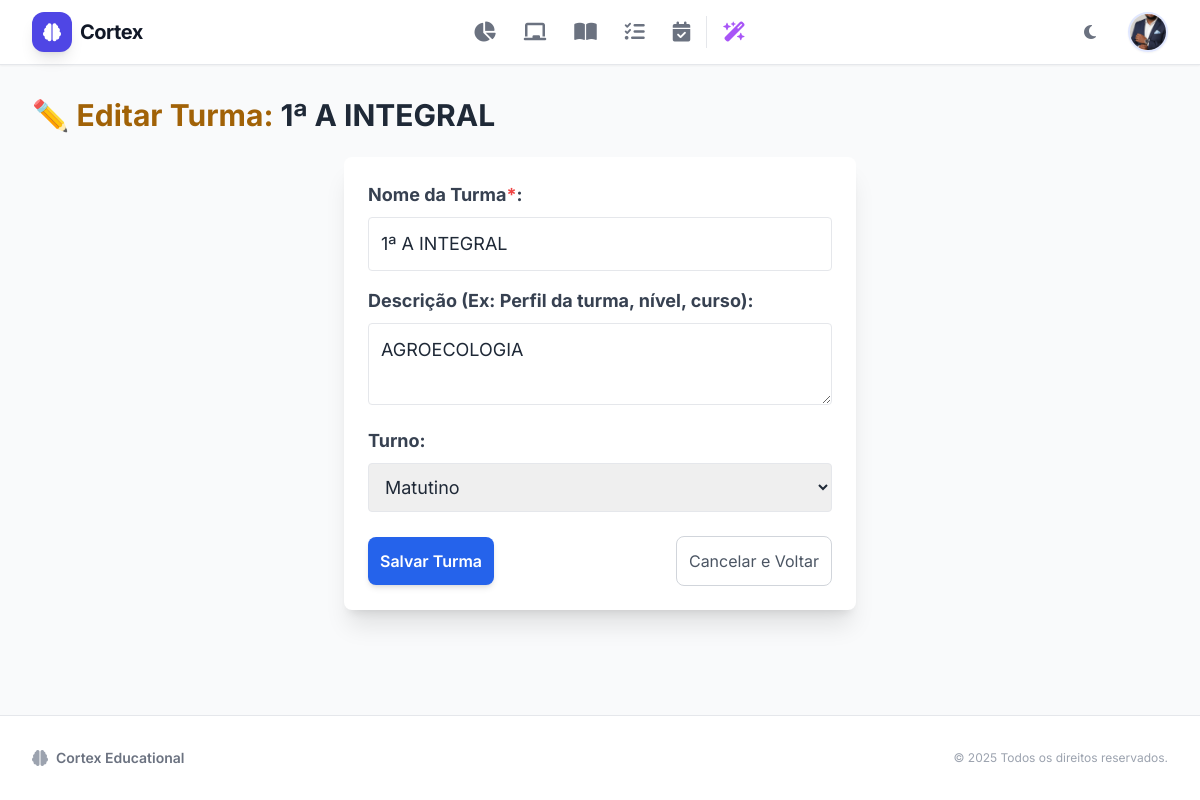
The page /turma/editar/1 (signed in) on the database its author committed.
### models.py (models this page shows, shortened)
class User(db.Model, UserMixin):
    __tablename__ = 'users'
    id = db.Column(db.Integer, primary_key=True)
    username = db.Column(db.String(80), unique=True, nullable=False)
    password_hash = db.Column(db.String(128), nullable=False)
    is_professor = db.Column(db.Boolean, default=True) # Se False, é aluno ou admin
    is_admin = db.Column(db.Boolean, default=False)    # Se True, vê dados de todos
    escola_id = db.Column(db.Integer, db.ForeignKey('escolas.id'), nullable=True)
    email_contato = db.Column(db.String(120), nullable=True)
    telefone = db.Column(db.String(20), nullable=True)
    foto_perfil_path = db.Column(db.String(255), nullable=True)
    genero = db.Column(db.String(20), default='Masculino')
    lembretes = db.relationship('Lembrete', backref='autor', lazy=True, cascade='all, delete-orphan')
    turmas = db.relationship('Turma', backref='autor', lazy=True, cascade='all, delete-orphan')
    horarios = db.relationship('Horario', backref='autor', lazy=True, cascade='all, delete-orphan')
    entradas_diario = db.relationship('DiarioBordo', backref='autor_diario', lazy=True, cascade='all, delete-orphan', foreign_keys='DiarioBordo.id_user')
    notificacoes = db.relationship('Notificacao', backref='destinatario', lazy=True, cascade='all, delete-orphan')

class Turma(db.Model):
    __tablename__ = 'turmas'
    id = db.Column(db.Integer, primary_key=True)
    nome = db.Column(db.String(100), nullable=False)
    descricao = db.Column(db.Text)
    turno = db.Column(db.String(50)) # Ex: Matutino, Vespertino, Noturno
    id_user = db.Column(db.Integer, db.ForeignKey('users.id'), nullable=False)
    alunos = db.relationship('Aluno', backref='turma', lazy=True)
    atividades = db.relationship('Atividade', backref='turma', lazy=True, cascade='all, delete-orphan')
    planos_de_aula = db.relationship('PlanoDeAula', backref='turma', lazy=True, cascade='all, delete-orphan')

### blueprints/core.py (the view, shortened to what this page needs)
@core_bp.route('/turma/editar/<int:id>', methods=['GET', 'POST'])
@login_required
def editar_turma(id):
    turma = Turma.query.get_or_404(id)
    if turma.autor != current_user:
        flash('Não autorizado.', 'danger')
        return redirect(url_for('core.index'))
    form = TurmaForm(obj=turma)
    return render_template('edit_turma.html', form=form, turma=turma)

### forms.py
class TurmaForm(FlaskForm):
    nome = StringField('Nome da Turma', validators=[DataRequired(), Length(max=100)])
    descricao = TextAreaField('Descrição (Ex: Perfil da turma, nível, curso)')
    turno = SelectField('Turno', choices=[
        ('Matutino', 'Matutino'),
        ('Vespertino', 'Vespertino'),
        ('Noturno', 'Noturno'),
        ('Integral', 'Integral')
    ], validators=[DataRequired()])
    submit = SubmitField('Salvar Turma')

### templates/edit_turma.html (shortened to what this page needs)
{% extends "base.html" %}
{% block content %}
<h2 class="text-3xl font-bold mb-6 text-yellow-700">✏️ Editar Turma: <span class="text-gray-800">{{ turma.nome }}</span></h2>
<div class="bg-white p-6 rounded-lg shadow-xl max-w-lg mx-auto">
    <form method="POST">
        <div class="mb-4">
            <label class="block mb-2 font-bold text-gray-700 text-lg" for="{{ form.nome.id }}">{{ form.nome.label }}<span class="text-red-500">*</span>:</label>
            {{ form.nome(class="border p-3 rounded w-full focus:ring-blue-500 focus:border-blue-500 text-lg", required=True) }}
        </div>
        <div class="mb-4">
            <label class="block mb-2 font-bold text-gray-700 text-lg" for="{{ form.descricao.id }}">{{ form.descricao.label }}:</label>
            {{ form.descricao(class="border p-3 rounded w-full focus:ring-blue-500 focus:border-blue-500 text-lg") }}
        </div>
        <div class="mb-6">
            <label class="block mb-2 font-bold text-gray-700 text-lg" for="{{ form.turno.id }}">{{ form.turno.label }}:</label>
            {{ form.turno(class="border p-3 rounded w-full focus:ring-blue-500 focus:border-blue-500 text-lg") }}
        </div>
        <div class="flex items-center justify-between mt-6">
            {{ form.submit(class="bg-blue-600 text-white p-3 rounded-lg shadow-md hover:bg-blue-700 transition duration-150 font-semibold cursor-pointer") }}
            <a href="{{ url_for('turma', id_turma=turma.id) }}" class="text-gray-600 hover:text-gray-800 border border-gray-300 p-3 rounded-lg transition duration-150">
                Cancelar e Voltar
            </a>
        </div>
    </form>
</div>
{% endblock %}

### templates/base.html (shortened to what this page needs)
<!DOCTYPE html>
<html lang="pt-br" class="light">
<head>
    <script src="https://cdn.tailwindcss.com"></script>
    <link rel="stylesheet" href="https://cdnjs.cloudflare.com/ajax/libs/font-awesome/6.4.0/css/all.min.css">
</head>
<body class="bg-gray-50 text-gray-800 flex flex-col min-h-screen dark:bg-gray-900 dark:text-gray-100 transition-colors duration-300">
    <nav class="bg-white border-b border-gray-200 sticky top-0 z-50 shadow-sm dark:bg-gray-800 dark:border-gray-700">
        <div class="max-w-7xl mx-auto px-4 sm:px-6 lg:px-8">
            <div class="flex justify-between h-16">
                <div class="flex items-center">
                    <a href="{{ url_for('core.index') }}" class="flex items-center gap-2 group">
                        <div class="w-10 h-10 bg-indigo-600 rounded-xl flex items-center justify-center text-white shadow-lg transform group-hover:scale-105 transition-transform">
                            <i class="fas fa-brain text-lg"></i>
                        </div>
                        <span class="font-bold text-xl text-gray-900 tracking-tight hidden sm:block group-hover:text-indigo-600 transition-colors dark:text-white dark:group-hover:text-indigo-400">Cortex</span>
                    </a>
                </div>
                {% if current_user.is_authenticated %}
                <div class="hidden md:flex items-center justify-center space-x-1">
                    <a href="{{ url_for('core.dashboard') }}" class="nav-item p-3 rounded-xl text-gray-500 hover:bg-indigo-50 hover:text-indigo-600 transition-all duration-200 dark:text-gray-400 dark:hover:bg-gray-700 dark:hover:text-indigo-400 group">
                        <i class="fas fa-chart-pie text-xl"></i>
                    </a>
                    <a href="{{ url_for('core.listar_turmas') }}" class="nav-item p-3 rounded-xl text-gray-500 hover:bg-indigo-50 hover:text-indigo-600 transition-all duration-200 dark:text-gray-400 dark:hover:bg-gray-700 dark:hover:text-indigo-400 group">
                        <i class="fas fa-chalkboard text-xl"></i>
                    </a>
                    <a href="{{ url_for('planos.listar_planos') }}" class="nav-item p-3 rounded-xl text-gray-500 hover:bg-indigo-50 hover:text-indigo-600 transition-all duration-200 dark:text-gray-400 dark:hover:bg-gray-700 dark:hover:text-indigo-400 group">
                        <i class="fas fa-book-open text-xl"></i>
                    </a>
                    <a href="{{ url_for('core.listar_atividades') }}" class="nav-item p-3 rounded-xl text-gray-500 hover:bg-indigo-50 hover:text-indigo-600 transition-all duration-200 dark:text-gray-400 dark:hover:bg-gray-700 dark:hover:text-indigo-400 group">
                        <i class="fas fa-tasks text-xl"></i>
                    </a>
                    <a href="{{ url_for('planos.diario_bordo') }}" class="nav-item p-3 rounded-xl text-gray-500 hover:bg-indigo-50 hover:text-indigo-600 transition-all duration-200 dark:text-gray-400 dark:hover:bg-gray-700 dark:hover:text-indigo-400 group">
                        <i class="fas fa-calendar-check text-xl"></i>
                    </a>
                    <a href="{{ url_for('planos.gerar_prova') }}" class="nav-item p-3 rounded-xl text-purple-500 hover:bg-purple-50 hover:text-purple-600 transition-all duration-200 dark:text-purple-400 dark:hover:bg-gray-700 group" title="IA Generator">
                        <i class="fas fa-wand-magic-sparkles text-xl"></i>
                    </a>
                </div>
                <div class="hidden md:flex items-center gap-4">
                    <button id="theme-toggle" class="p-2 rounded-lg text-gray-500 hover:bg-gray-100 dark:text-gray-400 dark:hover:bg-gray-700 focus:outline-none transition-colors" title="Alternar Tema">
                        <i class="fas fa-moon" id="theme-icon"></i>
                    </button>
                    <div class="relative group ml-2">
                        <button type="button" class="flex items-center focus:outline-none transition-transform hover:scale-105">
                            {% if current_user.foto_perfil_path %}
                                <img class="h-10 w-10 rounded-full object-cover border-2 border-indigo-100 shadow-sm hover:border-indigo-300 transition-colors"
                                     src="{{ url_for('static', filename='uploads/' + current_user.foto_perfil_path) }}"
                                     alt="Perfil"
                                     onerror="this.style.display='none'; this.nextElementSibling.style.display='flex';">
                            {% else %}
                                <div class="h-10 w-10 rounded-full bg-gradient-to-br from-indigo-500 to-purple-600 text-white flex items-center justify-center font-bold text-sm shadow-md border-2 border-white dark:border-gray-800">
                                    {{ current_user.username[:2].upper() }}
                                </div>
                            {% endif %}
                        </button>
                    </div>
                </div>
                {% endif %}
            </div>
        </div>
    </nav>
    <main class="flex-grow py-8 bg-gray-50 dark:bg-gray-900 transition-colors duration-300">
        <div class="max-w-7xl mx-auto px-4 sm:px-6 lg:px-8">
            {% block content %}{% endblock %}
        </div>
    </main>
    <footer class="bg-white border-t border-gray-200 mt-auto dark:bg-gray-800 dark:border-gray-700">
        <div class="max-w-7xl mx-auto py-8 px-4 sm:px-6 lg:px-8">
            <div class="flex flex-col md:flex-row justify-between items-center gap-4">
                <div class="flex items-center gap-2">
                    <i class="fas fa-brain text-gray-400"></i>
                    <span class="text-sm font-semibold text-gray-500 dark:text-gray-400">Cortex Educational</span>
                </div>
                <p class="text-center text-xs text-gray-400 dark:text-gray-500">
                    &copy; 2025 Todos os direitos reservados.
                </p>
            </div>
        </div>
    </footer>
</body>
</html>

### templates/base.html (style rules this page uses)
body { font-family: 'Inter', sans-serif; }
.nav-item { position: relative; display: flex; align-items: center; justify-content: center; }

### rows shown on the page
User: foto_perfil_path (picture)
Turma: nome "1ª A INTEGRAL", descricao "AGROECOLOGIA", turno "Matutino"
